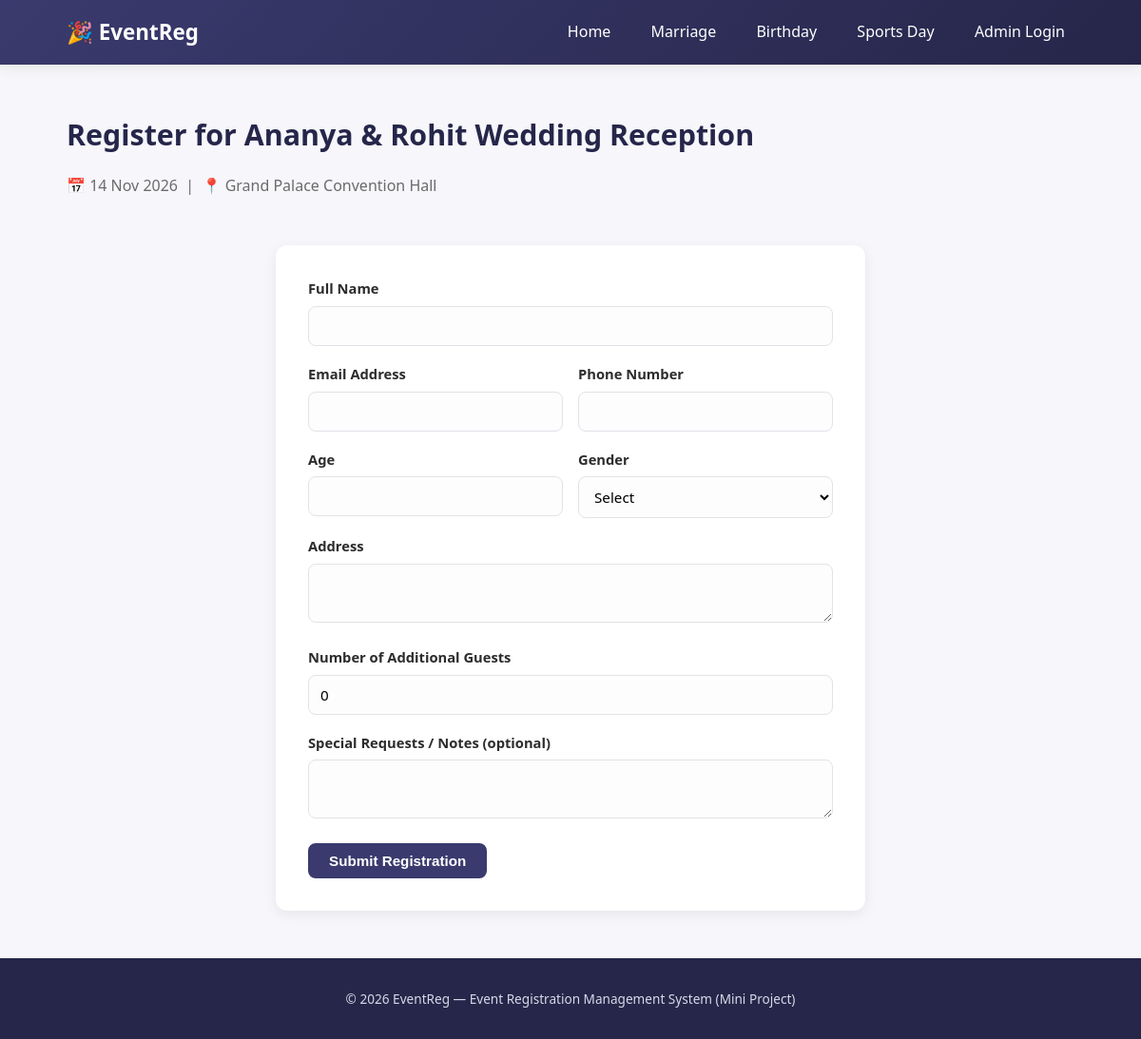
Page /register.php?event_id=1 on the committed database.
### tables this page shows
CREATE TABLE IF NOT EXISTS events (
    event_id INT AUTO_INCREMENT PRIMARY KEY,
    event_name VARCHAR(150) NOT NULL,
    event_type ENUM('Marriage','Birthday','Sportsday') NOT NULL,
    event_date DATE NOT NULL,
    event_time TIME DEFAULT NULL,
    venue VARCHAR(200) NOT NULL,
    description TEXT,
    max_participants INT DEFAULT 100,
    created_at TIMESTAMP DEFAULT CURRENT_TIMESTAMP
);

### register.php (the view, shortened to what this page needs)
<?php
require_once 'includes/db_connect.php';
$event_id = isset($_GET['event_id']) ? (int) $_GET['event_id'] : (isset($_POST['event_id']) ? (int) $_POST['event_id'] : 0);
$stmt = mysqli_prepare($conn, "SELECT * FROM events WHERE event_id = ?");
mysqli_stmt_bind_param($stmt, "i", $event_id);
mysqli_stmt_execute($stmt);
$event = mysqli_stmt_get_result($stmt)->fetch_assoc();
require_once 'includes/header.php';
?>
<div class="section-header">
    <div>
        <h1 class="page-title">Register for <?php echo htmlspecialchars($event['event_name']); ?></h1>
        <p class="page-subtitle">
            📅 <?php echo date("d M Y", strtotime($event['event_date'])); ?>
            &nbsp;|&nbsp; 📍 <?php echo htmlspecialchars($event['venue']); ?>
        </p>
    </div>
</div>
<div class="form-card">
    <form method="POST" action="register.php?event_id=<?php echo $event_id; ?>">
        <div class="form-group">
            <label for="full_name">Full Name</label>
            <input type="text" id="full_name" name="full_name" required value="<?php echo htmlspecialchars($_POST['full_name'] ?? ''); ?>">
        </div>
        <div class="form-row">
            <div class="form-group">
                <label for="email">Email Address</label>
                <input type="email" id="email" name="email" required value="<?php echo htmlspecialchars($_POST['email'] ?? ''); ?>">
            </div>
            <div class="form-group">
                <label for="phone">Phone Number</label>
                <input type="text" id="phone" name="phone" required value="<?php echo htmlspecialchars($_POST['phone'] ?? ''); ?>">
            </div>
        </div>
        <div class="form-row">
            <div class="form-group">
                <label for="age">Age</label>
                <input type="number" id="age" name="age" min="1" max="120" required value="<?php echo htmlspecialchars($_POST['age'] ?? ''); ?>">
            </div>
            <div class="form-group">
                <label for="gender">Gender</label>
                <select id="gender" name="gender" required>
                    <option value="">Select</option>
                </select>
            </div>
        </div>
        <div class="form-group">
            <label for="address">Address</label>
            <textarea id="address" name="address" rows="2"><?php echo htmlspecialchars($_POST['address'] ?? ''); ?></textarea>
        </div>
        <div class="form-group">
            <label for="guests">Number of Additional Guests</label>
            <input type="number" id="guests" name="guests" min="0" value="<?php echo htmlspecialchars($_POST['guests'] ?? '0'); ?>">
        </div>
        <div class="form-group">
            <label for="notes">Special Requests / Notes (optional)</label>
            <textarea id="notes" name="notes" rows="2"><?php echo htmlspecialchars($_POST['notes'] ?? ''); ?></textarea>
        </div>
        <button type="submit" class="btn">Submit Registration</button>
    </form>
</div>
<?php require_once 'includes/footer.php'; ?>

### style.css (style rules this page uses)
:root { --marriage-color: #b8860b; --marriage-bg: #fff8ec; --birthday-color: #d6336c; --birthday-bg: #fff0f5; --sportsday-color: #1e7d32; --sportsday-bg: #eefaf0; --primary: #3a3a6e; --primary-dark: #26264a; --text: #2c2c2c; --muted: #6b6b6b; --border: #e2e2e8; --card-bg: #ffffff; --page-bg: #f6f6fb; --radius: 12px; --shadow: 0 4px 14px rgba(0,0,0,0.07); }
* { box-sizing: border-box; }
body { margin: 0; font-family: 'Segoe UI', Tahoma, Geneva, Verdana, sans-serif; background: var(--page-bg); color: var(--text); line-height: 1.6; }
.btn { display: inline-block; padding: 10px 22px; border-radius: 8px; background: var(--primary); color: #fff !important; font-weight: 600; border: none; cursor: pointer; font-size: 0.95rem; transition: opacity 0.2s; }
.page-title { font-size: 1.9rem; margin-bottom: 6px; color: var(--primary-dark); }
.page-subtitle { color: var(--muted); margin-bottom: 30px; }
.form-card { background: var(--card-bg); border-radius: var(--radius); box-shadow: var(--shadow); padding: 34px; max-width: 620px; margin: 0 auto; }
.form-group { margin-bottom: 18px; }
.form-group label { display: block; font-weight: 600; margin-bottom: 6px; font-size: 0.92rem; }
.form-group input, .form-group select, .form-group textarea { width: 100%; padding: 10px 12px; border: 1px solid var(--border); border-radius: 8px; font-size: 0.95rem; font-family: inherit; background: #fdfdfe; }
.form-row { display: grid; grid-template-columns: 1fr 1fr; gap: 16px; }
.section-header { display: flex; justify-content: space-between; align-items: center; flex-wrap: wrap; gap: 12px; margin-bottom: 20px; }

### rows in the picture
events: event_name "Ananya & Rohit Wedding Reception", event_date "14 Nov 2026", venue "Grand Palace Convention Hall"
